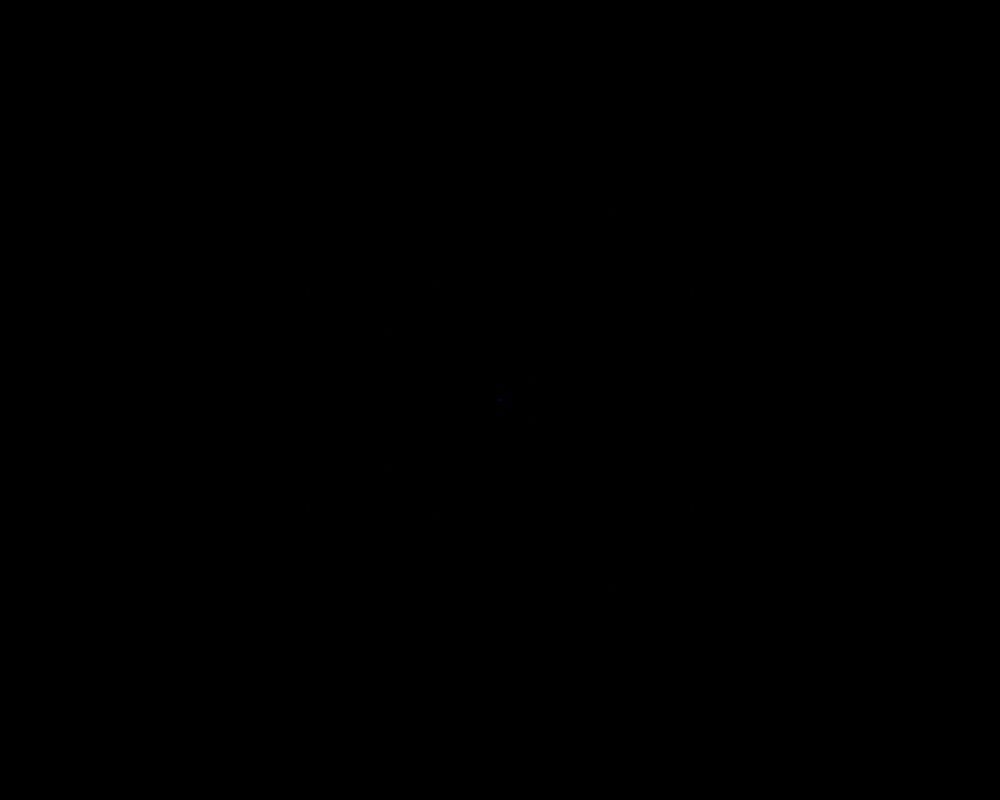
Frame 1 (no input)
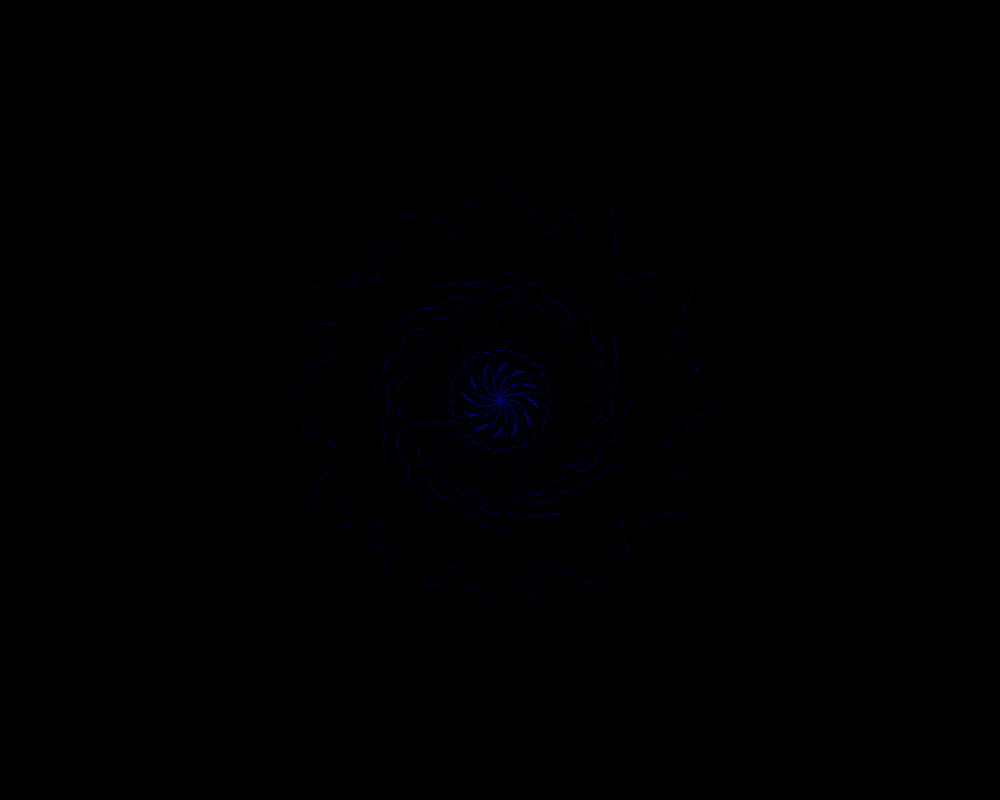
Frame 60 (the mouse pressed at the canvas centre just before this capture)
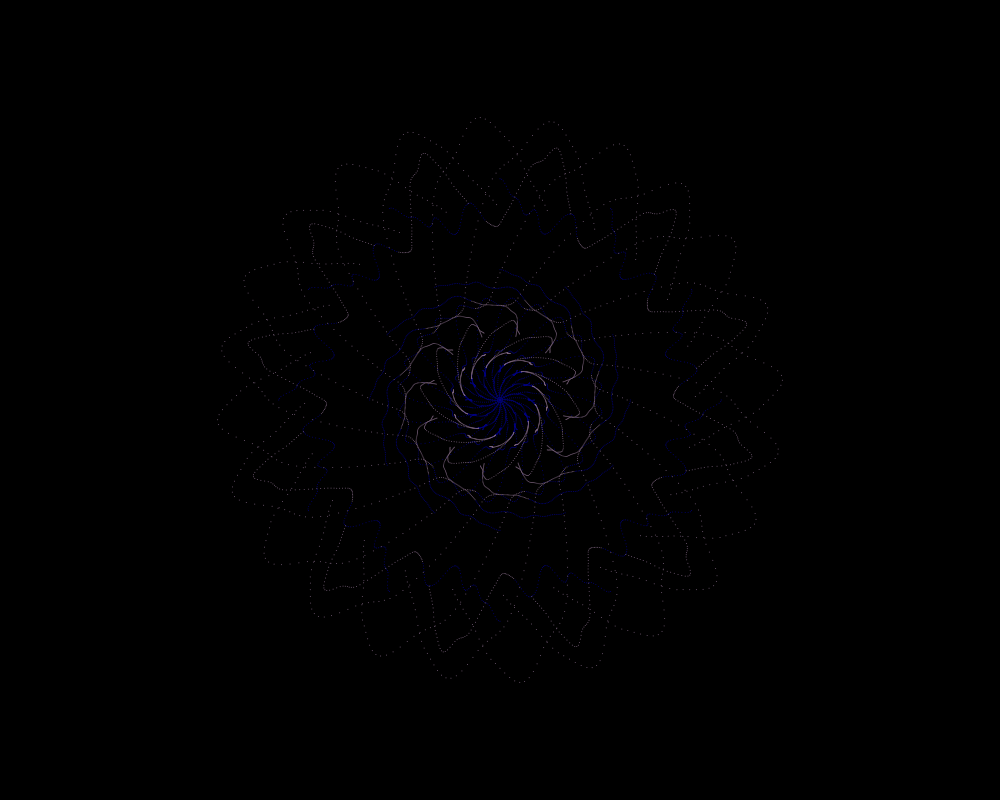
Frame 120 (the mouse held since frame 60 and released just before this capture)

The Processing sketch that drew these frames (run headless with seeded random() and noise(); from frame 60 on, the mouse is pressed at the canvas centre):

// Processing sketch: PXP_W2.4_colorLines
// ── PXP_W2.4_colorLines.pde
int rotationAngle = 30;
int a = 0;

float x1, y1;
float x2, y2;
float x3, y3;
float x4, y4;
float x5, y5;

float xoff = 0;
float yoff = 0;
float angle = 0;

int r = 255;
int g = 255;
int b = 255;

void setup() {
  size(1000, 800);
  background(0);
  noStroke();
}

void draw() {
  translate(width/2, height/2);
  
  r = mouseX/4;
  g = mouseY/4;
  b = (int)sin(angle)*255/2 + 255/2;
  fill(r, g, b);
  
  float d1 = map(noise(xoff), 0, 1, 0, 300);
  x1 = sin(angle) * d1;
  y1 = sin(angle) * d1;
  
  rotate(radians(a));
  
  for (int i=0; i<360; i+=(rotationAngle/2)) {
    //fill(200, 100);
    ellipse(x1, y1, 1, 1);
    rotate(radians(rotationAngle/2));
  }
  
  float d2 = map(noise(xoff), 0, 1, 100, 300);
  x2 = sin(angle) * d2;
  y2 = cos(angle) * d2;
  for (int j=0; j<360; j+=rotationAngle) {
    //fill(200, 100);
    ellipse(x2, y2, 1, 1);
    rotate(radians(rotationAngle));
  }
  
  float d3 = map(noise(xoff), 0, 1, 100, 150);
  x3 = sin(angle) * 50;
  y3 = cos(angle) * d3;
  for (int k=0; k<360; k+=rotationAngle) {
    //fill(200, 100);
    ellipse(x3, y3, 1, 1);
    rotate(radians(rotationAngle));
  }
  
  float d4 = map(noise(xoff), 0, 1, 10, 50);
  x4 = sin(angle) * 50;
  y4 = cos(angle) * d4;
  for (int l=0; l<360; l+=rotationAngle) {
    //fill(200, 100);
    ellipse(x4, y4, 1, 1);
    rotate(radians(rotationAngle));
  }
  
  float d5 = map(noise(xoff), 0, 1, 10, 100);
  x5 = sin(angle) * 50;
  y5 = sin(angle) * d5;
  for (int m=0; m<360; m+=rotationAngle) {
    //fill(200, 100);
    ellipse(x5, y5, 1, 1);
    rotate(radians(rotationAngle));
  }
  
  angle += 0.01;
  xoff += 0.02;
  
  a += 1;
}
